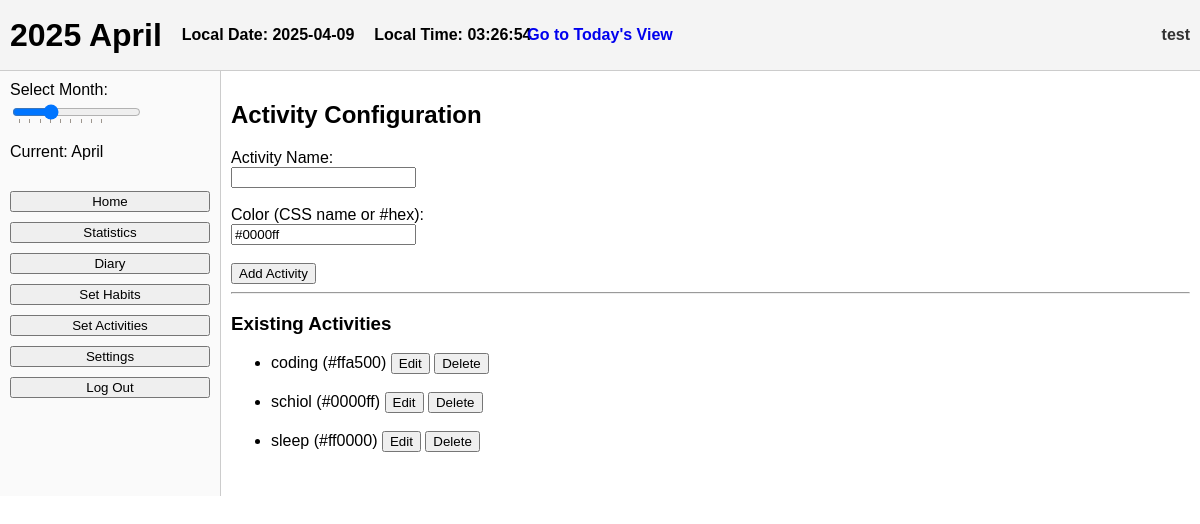
/activities/2025/4/ (signed in), run on an earlier commit of the app's database.
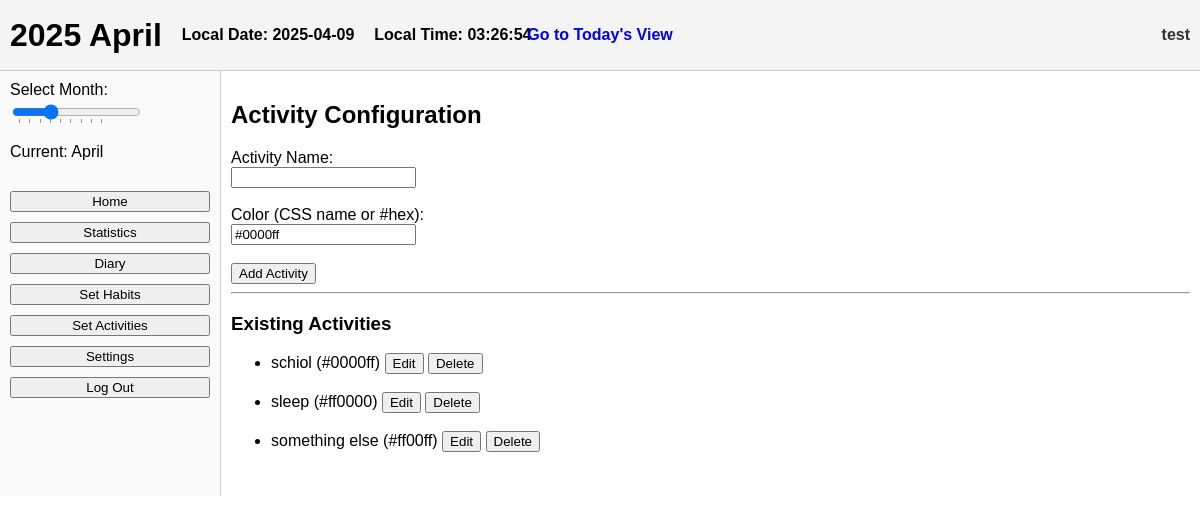
And on a later commit of the database.
### mainpage/models.py (models this page shows, shortened)
class ActivityMapping(models.Model):
    user_id = models.IntegerField()
    name = models.CharField(max_length=100)
    color = models.CharField(max_length=50, default="#000000")
    year = models.IntegerField()
    month = models.IntegerField()
    class Meta:
        unique_together = ("user_id", "name", "year", "month")  # Optional: prevent duplicates in same month

### mainpage/views.py (the view, shortened to what this page needs)
# urls.py: path('activities/<int:year>/<int:month>/', activity_config_view, name='activity_config_view'),
@login_required
def activity_config_view(request, year, month):
    edit_activity = None
    if request.method == 'GET':
        edit_id = request.GET.get('edit_id')
        if edit_id:
            edit_activity = ActivityMapping.objects.filter(
                user_id=request.user.id, id=edit_id, year=year, month=month
            ).first()
    activities = ActivityMapping.objects.filter(
        user_id=request.user.id, year=year, month=month
    ).order_by('id')
    return render(request, 'mainpage/activity_config.html', {
        'activities': activities,
        'edit_activity': edit_activity,
        'year': year,
        'month': month,
        "current_view": "activity_config_view",
    })

### mainpage/templates/mainpage/activity_config.html (shortened to what this page needs)
{% extends "mainpage/base_month.html" %}
{% load static %}
{% block content %}
<h2>Activity Configuration</h2>
<form method="POST" action="{% url 'activity_config_view' year month %}">
  {% if edit_activity %}
    <input type="hidden" name="action" value="update" />
    <input type="hidden" name="activity_id" value="{{ edit_activity.id }}" />
    <label for="name">Activity Name:</label><br/>
    <input type="text" name="name" required maxlength="15" value="{{ edit_activity.name }}"><br/><br/>
    <label for="color">Color (CSS name or #hex):</label><br/>
    <input type="text" name="color" required value="{{ edit_activity.color }}"><br/><br/>
    <button type="submit">Update Activity</button>
  {% else %}
    <label for="name">Activity Name:</label><br/>
    <input type="text" name="name" required maxlength="15"><br/><br/>
    <label for="color">Color (CSS name or #hex):</label><br/>
    <input type="text" name="color" value="#0000ff" required><br/><br/>
    <button type="submit">Add Activity</button>
  {% endif %}
</form>
<hr/>
<h3>Existing Activities</h3>
<ul>
  {% for act in activities %}
    <li>
      {{ act.name }} ({{ act.color }})
      <form method="GET" action="{% url 'activity_config_view' year month %}" style="display:inline;">
        <button type="submit">Edit</button>
      </form>
      <form method="POST" action="{% url 'activity_config_view' year month %}" style="display:inline;">
        <button type="submit">Delete</button>
      </form>
    </li><br>
  {% endfor %}
</ul>
{% endblock %}

What changed in the data, as far as the page shows it:
removed ActivityMapping: name "coding", color "#ffa500"
added ActivityMapping: name "something else", color "#ff00ff"
